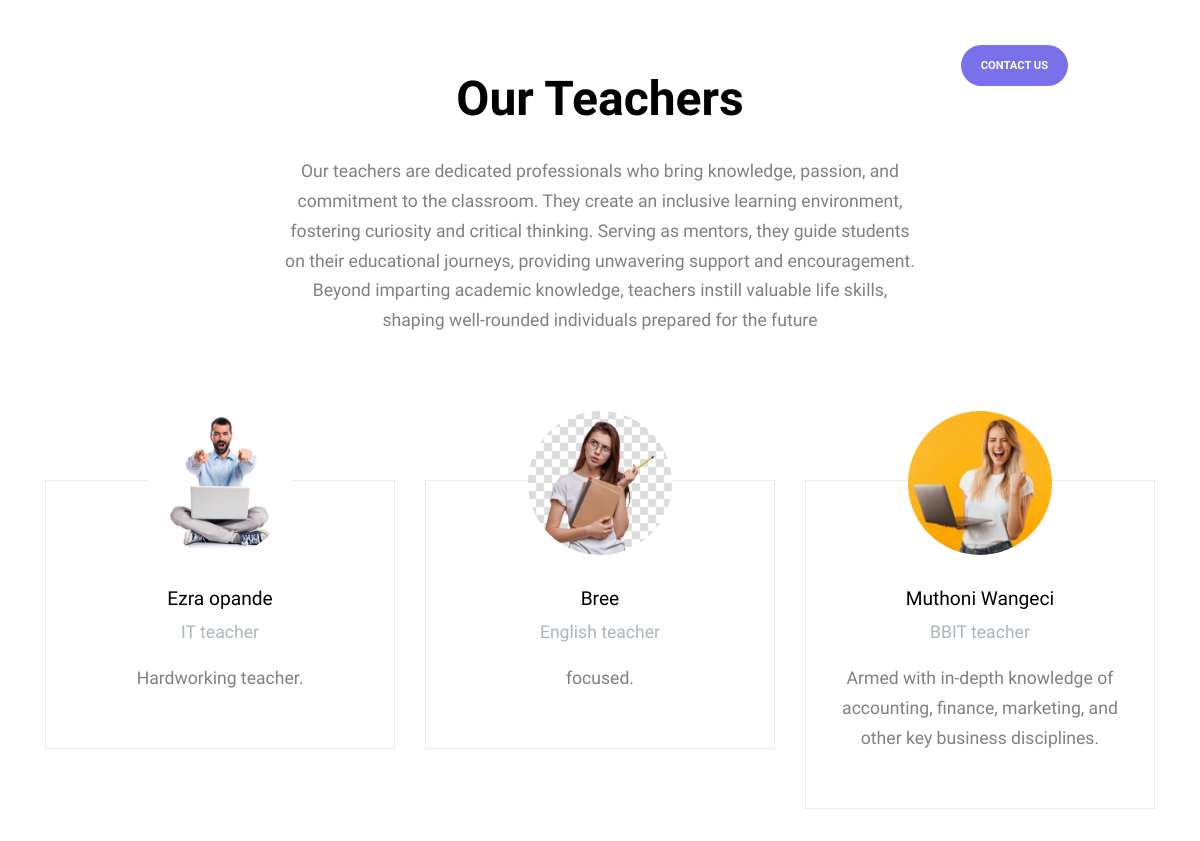
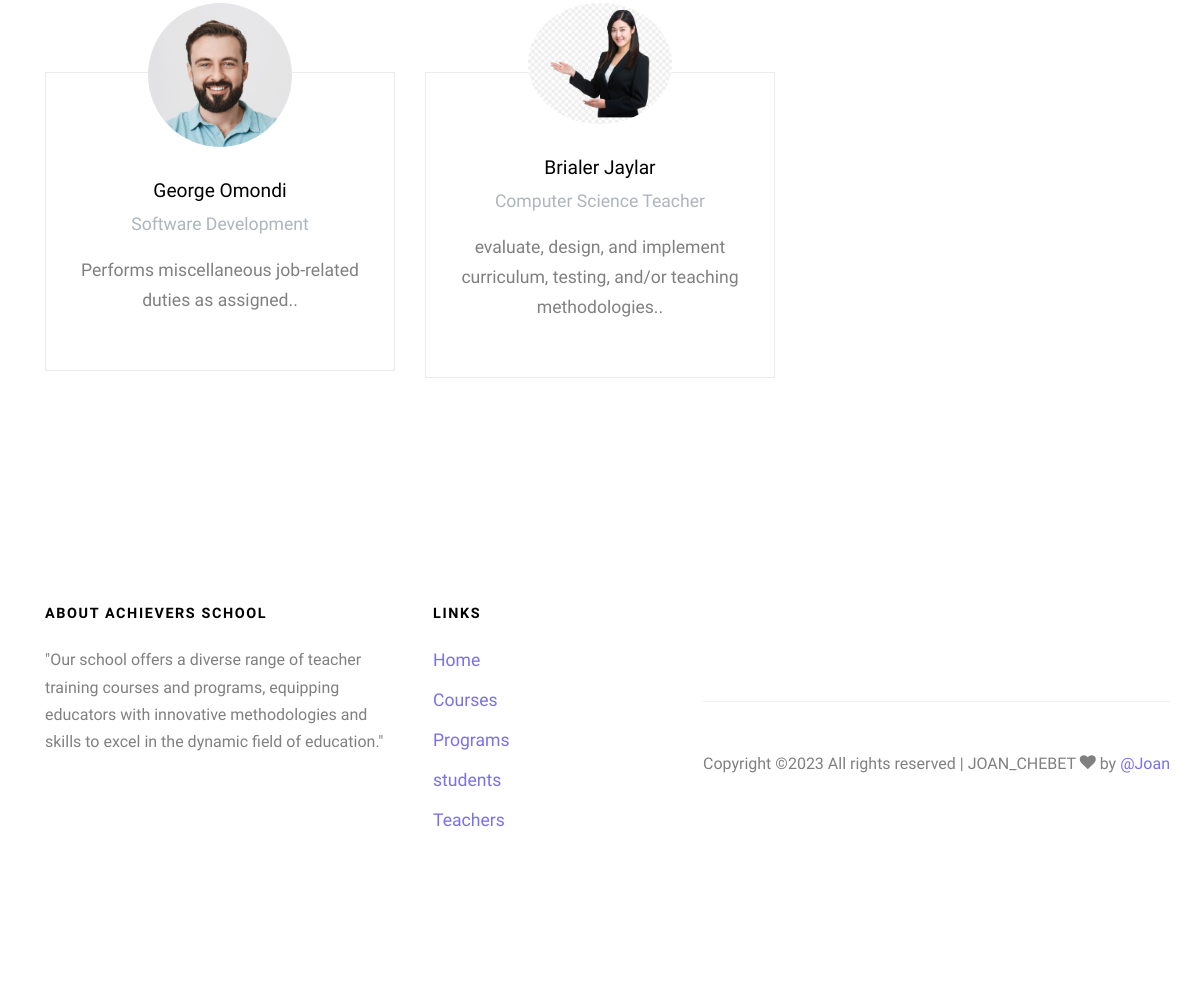
Screenshot of /teachers/ with the database file from the repository (2 pictures, top to bottom).
### joanApp/models.py (models this page shows, shortened)
class Teacher(models.Model):
    name = models.CharField(max_length=50)
    description = models.CharField(max_length=100)
    role = models.CharField(max_length=50)
    image = models.ImageField(upload_to='images')

### joanApp/views.py (the view)
# urls.py: path('teachers/', views.teachers, name='teachers.html'),
def teachers(request):
    teacher= Teacher.objects.all()
    context = {'teacher': teacher}
    return render(request, 'teachers.html', context)

### joanApp/templates/teachers.html (shortened to what this page needs)
  {% extends 'common.html' %}
{% load  static %}
{% block main %}
     <div class="site-section" id="teachers-section">
      <div class="container">
        <div class="row mb-5 justify-content-center">
          <div class="col-lg-7 mb-5 text-center"  data-aos="fade-up" data-aos-delay="">
            <h2 class="section-title">Our Teachers</h2>
            <p class="mb-5">
Our teachers are dedicated professionals who bring knowledge, passion, and commitment to the classroom. They create an inclusive learning environment, fostering curiosity and critical thinking. Serving as mentors, they guide students on their educational journeys, providing unwavering support and encouragement. Beyond imparting academic knowledge, teachers instill valuable life skills, shaping well-rounded individuals prepared for the future</p>
          </div>
        </div>
        <div class="row">
     {% for teachers in teacher %}
          <div class="col-md-6 col-lg-4 mb-4" data-aos="fade-up" data-aos-delay="100">
            <div class="teacher text-center">
             <img src="http://127.0.0.1:8000/media/{{ teachers.image }}" class="img-fluid w-50 rounded-circle mx-auto mb-4" alt="{{ teachers.image }}">
              <div class="py-2">
                <h3 class="text-black">{{ teachers.name}}</h3>
                <p class="position"> {{ teachers.role}}</p>
                <p>{{ teachers.description}}.</p>
              </div>
            </div>
          </div>
{% endfor %}
{% endblock %}

### joanApp/static/css/style.css (style rules this page uses)
body { line-height: 1.7; color: gray; font-weight: 300; font-size: 1.1rem; }
h1, h2, h3, h4, h5, .h1, .h2, .h3, .h4, .h5 { font-family: "Muli", -apple-system, BlinkMacSystemFont, "Segoe UI", Roboto, "Helvetica Neue", Arial, sans-serif, "Apple Color Emoji", "Segoe UI Emoji", "Segoe UI Symbol", "Noto Color Emoji"; }
.text-black { color: #000 !important; }
.site-section { padding: 2.5em 0; }
@media (min-width: 768px) { .site-section { padding: 5em 0; } }
.site-section { padding: 4em 0; position: relative; }
.section-title { font-size: 3rem; color: #000; margin-bottom: 1.8rem; font-weight: 900; }
.teacher { border: 1px solid #e9ecef; padding: 30px; margin-bottom: 5rem; }
.teacher img { position: relative; margin-top: -100px; }
.teacher h3 { font-size: 1.2rem; }
.teacher .position { color: #adb5bd; }

### rows the page displays
Teacher: image (picture), name "Ezra opande", role "IT teacher", description "Hardworking teacher"
Teacher: image (picture), name "Bree", role "English teacher", description "focused"
Teacher: image (picture), name "Muthoni Wangeci", role "BBIT teacher", description "Armed with in-depth knowledge of accounting, finance, marketing, and other key business disciplines"
Teacher: image (picture), name "George Omondi", role "Software Development", description "Performs miscellaneous job-related duties as assigned."
Teacher: image (picture), name "Brialer Jaylar", role "Computer Science Teacher", description "evaluate, design, and implement curriculum, testing, and/or teaching methodologies."
